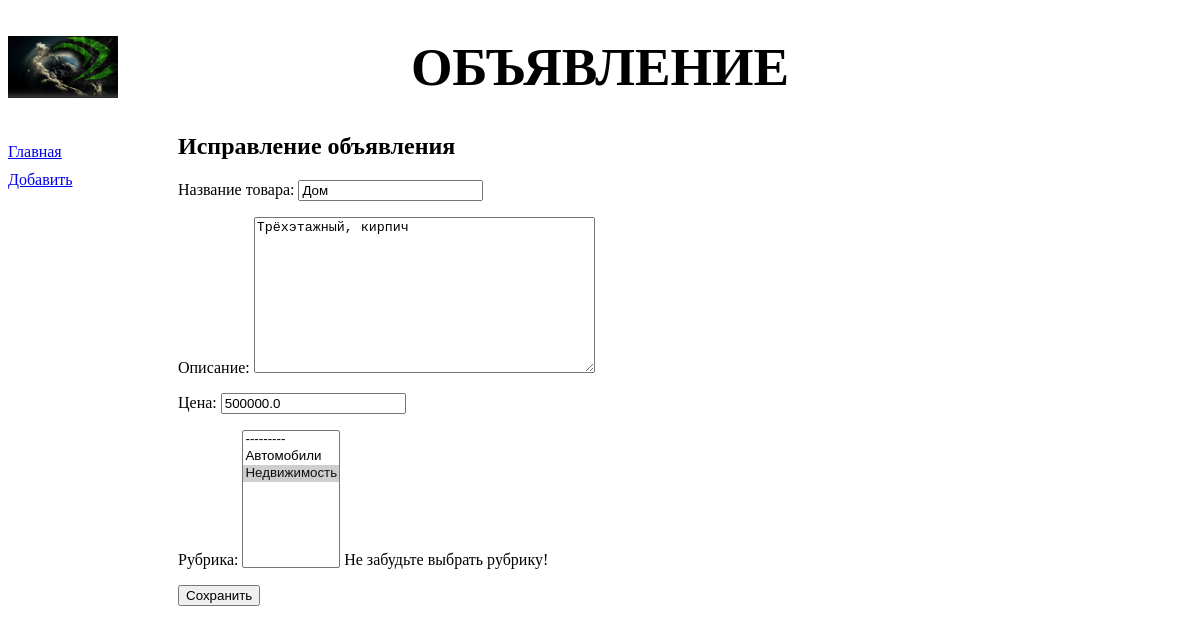
Before: /bboard/bb_form/1 with the older database file.
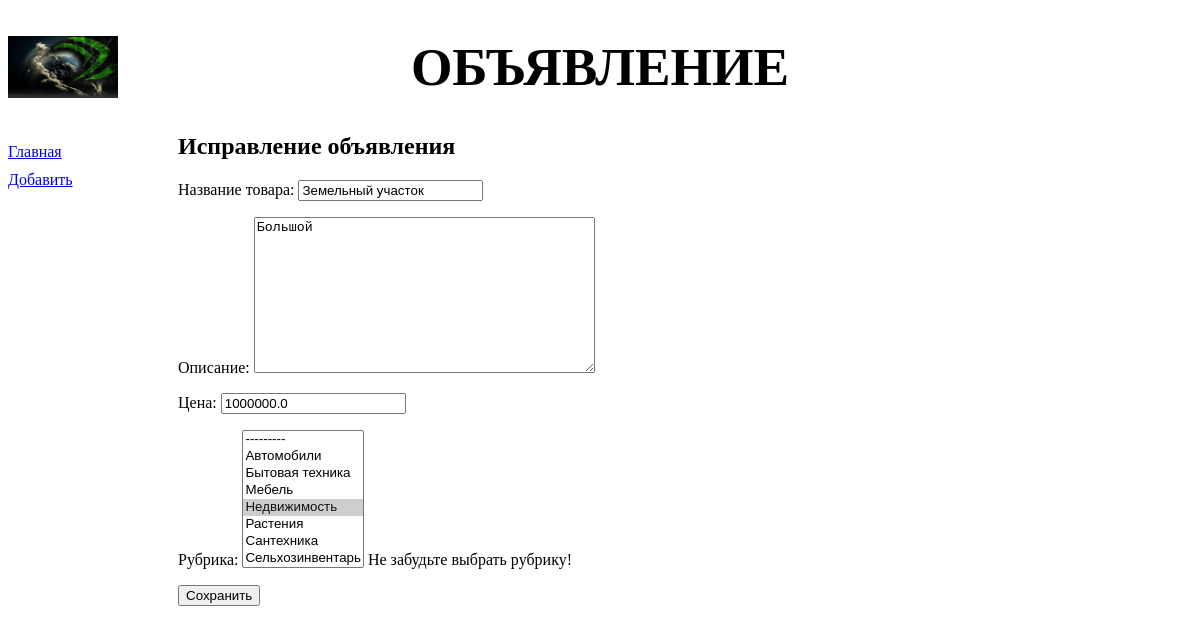
After: the same page with the newer database file.
### bboard/models.py (models this page shows)
class Bb(models.Model):
    title = models.CharField(max_length=50, verbose_name='Товар')
    content = models.TextField(null=True, blank=True, verbose_name='Описание')
    price = models.FloatField(null=True, blank=True, verbose_name='Цена')
    published = models.DateTimeField(auto_now_add=True, db_index=True, verbose_name='Опубликованно')
    rubric = models.ForeignKey('Rubric', null=True, on_delete=models.PROTECT, verbose_name='Рубрика')
    def title_and_price(self):
        if self.price:
            return '%s (%.2f)' % (self.title, self.price)
        else:
            return self.title
    title_and_price.short_description = 'Название и цена'
    class Meta:
        verbose_name_plural = 'Объявления'
        verbose_name = 'Объявление'
        ordering = ['-published']

### bboard/views.py (the view)
def edit(request, pk):
    bb = Bb.objects.get(pk=pk)
    if request.method == 'POST':
        bbf = BbForm(request.POST, instance=bb)
        if bbf.is_valid():
            bb.save()
            return HttpResponseRedirect(reverse('by_rubric',
                   kwargs={'rubric_id': bbf.cleaned_data['rubric'].pk}))
        else:
            context = {'form': bbf}
            return render(request, 'bboard/bb_form.html', context)
    else:
        bbf = BbForm(instance=bb)
        context = {'form': bbf}
        return render(request, 'bboard/bb_form.html', context)

### bboard/forms.py (shortened to what this page needs)
class BbForm(ModelForm):
    title = forms.CharField(label='Название товара')
    content = forms.CharField(label='Описание',
              widget=forms.widgets.Textarea())
    price = forms.DecimalField(label='Цена', decimal_places=2)
    rubric = forms.ModelChoiceField(queryset=Rubric.objects.all(),
             label='Рубрика', help_text='Не забудьте выбрать рубрику!',
             widget=forms.widgets.Select(attrs={'size': 8}))
    class Meta:
        model = Bb
        fields = ('title', 'content', 'price', 'rubric')

### bboard/models.py (called while the page is built)
    def __str__(self):
        return self.name

### bboard/templates/bboard/bb_form.html (shortened to what this page needs)
{% extends "layout/basic.html" %}
{% block content %}
<h2>Исправление объявления</h2>
<form method="post">
	{{ form.as_p }}
	<input type="submit" value="Сохранить">
</form>
{% endblock %}

Changed rows visible on the page:
changed Bb: title "Дом" → "Земельный участок"; content "Трёхэтажный, кирпич" → "Большой"; price "500000.0" → "1000000.0"; rubric "--------- / Автомобили / Недвижимость ☑" → "--------- / Автомобили / Бытовая техника / Мебель / Недвижимость ☑ / Растения / Сантехника / Сельхозинвентарь"
